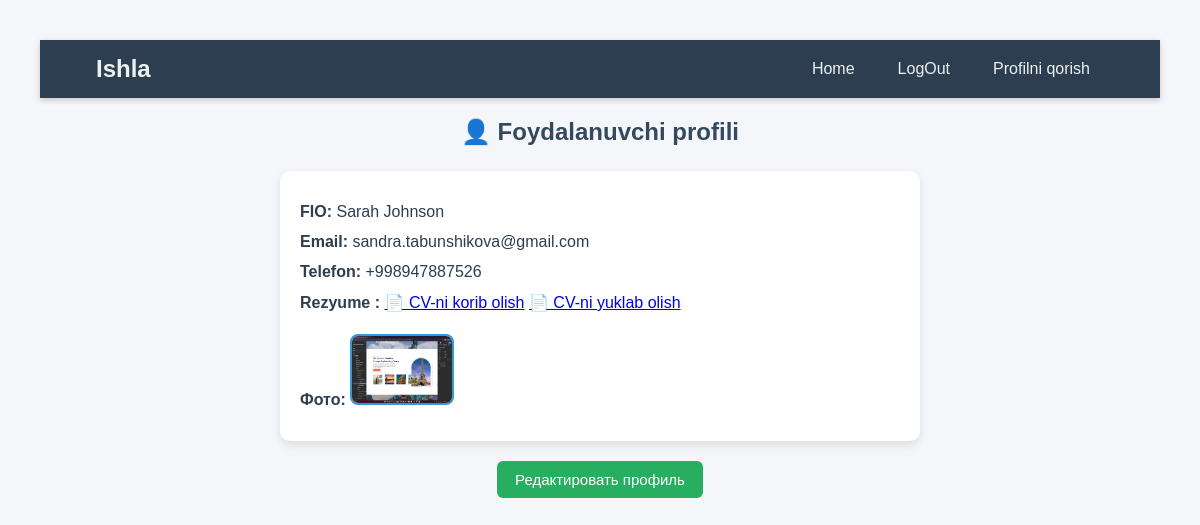
The page /api/profile/ (signed in) on the database its author committed.
### main/models.py (models this page shows, shortened)
class User(AbstractUser):
    phone_regex = RegexValidator(
        regex=r'^\+998\d{9}$',
        message="Telefon raqam +998xxxxxxx fromatida bo'lishi kerak."
    )
    phone = models.CharField(max_length=13, unique=True, null=True, blank=True, validators=[phone_regex])
    email = models.EmailField(unique=True)
    full_name = models.CharField(max_length=120)
    profile_picture = models.ImageField(upload_to='', blank=True, null=True)
    cv = models.FileField(upload_to='cvs/', blank=True, null=True)
    is_employer = models.BooleanField(default=False)

### main/views.py (the view)
# urls.py: path('profile/', profile_view, name='profile'),
def profile_view(request):
    return render(request, 'profile.html', {'user': request.user})

### templates/profile.html (shortened to what this page needs)
{% load static %}
<!DOCTYPE html>
<html lang="ru">
<head>
    <link rel="stylesheet" href="{% static 'profile.css' %}">
</head>
<body>
    <header>
        <div class="container">
            <h1 class="logo">Ishla</h1>
            <nav>
                <ul>
                    <li><a href="/api/base/">Home</a></li>
                    {% if request.user.is_authenticated %}
                    <li><a href="{% url 'logout' %}">LogOut</a></li>
                    {% else %}
                    <li><a href="{% url 'login' %}">LogIn</a></li>
                    <li><a href="{% url 'register' %}">Ro‘yxatdan o‘tish</a></li>
                    {% endif %}
                    <li><a href="{% url 'profile' %}">Profilni qorish</a></li>
                </ul>
            </nav>
        </div>
    </header>
    <h2>👤 Foydalanuvchi profili</h2>
    <div class="profile-info">
        <p><b>FIO:</b> {{ user.full_name }}</p>
        <p><b>Email:</b> {{ user.email }}</p>
        <p><b>Telefon:</b> {{ user.phone }}</p>
        <p><b>Rezyume :</b>
            {% if user.cv %}
            <a href="{{ user.cv.url }}" target="_blank">📄 CV-ni korib olish</a>
            <a href="{{ user.cv.url }}" download="">📄 CV-ni yuklab olish</a>
            {% else %}
            Yuklanmagan
            {% endif %}
        </p>
        <p><b>Фото:</b>
            {% if user.profile_picture %}
            <img src="{{ user.profile_picture.url }}" width="100">
            {% else %}
            Rasm yo‘q
            {% endif %}
        </p>
    </div>
    <div class="profile-actions">
        <a href="{% url 'profile_update' %}" class="btn-save">Редактировать профиль</a>
    </div>
</body>
</html>

### static/profile.css (style rules this page uses)
body { font-family: Arial, sans-serif; margin: 0; padding: 40px; background: #f4f6f9; color: #2c3e50; }
h2 { text-align: center; margin-bottom: 25px; color: #34495e; }
.profile-info { background: #fff; padding: 20px; border-radius: 10px; max-width: 600px; margin: 0 auto; box-shadow: 0 4px 10px rgba(0,0,0,0.1); }
.profile-info p { margin: 12px 0; font-size: 16px; }
.profile-info img { margin-top: 10px; border-radius: 8px; max-width: 120px; border: 2px solid #3498db; }
.profile-actions { text-align: center; margin-top: 20px; }
.profile-actions a { display: inline-block; background: #27ae60; color: white; padding: 10px 18px; border-radius: 6px; text-decoration: none; font-size: 15px; transition: background 0.3s; }
header { background: #2c3e50; padding: 15px 0; box-shadow: 0 2px 6px rgba(0,0,0,0.2); }
header .container { width: 90%; margin: 0 auto; display: flex; justify-content: space-between; align-items: center; }
header .logo { color: #ecf0f1; margin: 0; font-size: 24px; font-weight: bold; }
header nav ul { list-style: none; margin: 0; padding: 0; display: flex; gap: 15px; }
header nav ul li a { text-decoration: none; color: #ecf0f1; padding: 8px 14px; border-radius: 6px; transition: background 0.3s; }

### rows shown on the page
User: full_name "Sarah Johnson", email "sandra.tabunshikova@gmail.com", phone "+998947887526", profile_picture (picture)
